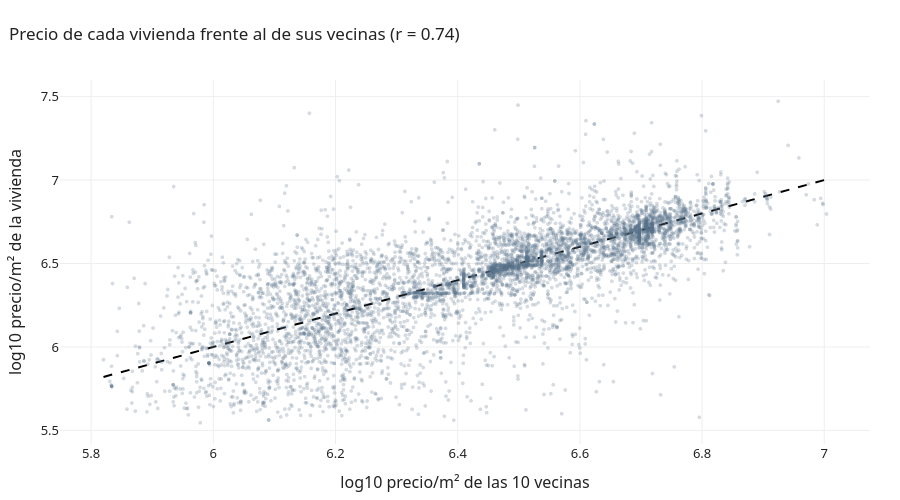

The cell this chart's notebook holds for it:
### Markdown cell above
## Dependencia espacial

### Code cell
muestra = geo.sample(n=min(6000, len(geo)), random_state=42)
nn = NearestNeighbors(n_neighbors=11, metric="haversine").fit(np.radians(muestra[["lat", "lon"]]))
_, idx = nn.kneighbors(np.radians(muestra[["lat", "lon"]]))
valores = np.log10(muestra.precio_m2_real.to_numpy())

def moran(v, vecinos_idx):
    z = v - v.mean()
    return (z * z[vecinos_idx].mean(axis=1)).sum() / (z ** 2).sum()

I = moran(valores, idx[:, 1:])
rng = np.random.default_rng(42)
azar = np.array([moran(rng.permutation(valores), idx[:, 1:]) for _ in range(999)])
p = (np.sum(azar >= I) + 1) / (len(azar) + 1)
print(f"I de Moran: {I:.3f}   (al barajar los precios, el máximo fue {azar.max():.3f})")
anotar("¿El precio por m² depende del de los vecinos?", "I de Moran (999 permutaciones)", I, p, "")

vecinos = valores[idx[:, 1:]].mean(axis=1)
fig = px.scatter(x=vecinos, y=valores, opacity=0.25, labels={"x": "log10 precio/m² de las 10 vecinas",
                                                             "y": "log10 precio/m² de la vivienda"})
fig.update_traces(marker=dict(size=4, color=PRINCIPAL), hoverinfo="skip", hovertemplate=None)
fig.add_scatter(x=[vecinos.min(), vecinos.max()], y=[vecinos.min(), vecinos.max()], mode="lines",
                line=dict(color="black", dash="dash"), showlegend=False)
mostrar(fig, f"Precio de cada vivienda frente al de sus vecinas (r = {np.corrcoef(valores, vecinos)[0, 1]:.2f})", alto=500)

### Figure 1 — Plotly figure (JSON) as saved in the notebook; plotly's stock layout.template omitted (floating-point values rounded to 4 significant figures; data arrays with more than 128 entries replaced by an {"elided": "..."} marker saying what was removed)
{"data": [{"hoverinfo": "skip", "legendgroup": "", "marker": {"color": "#577189", "opacity": 0.25, "size": 4, "symbol": "circle"}, "mode": "markers", "name": "", "showlegend": false, "type": "scattergl", "x": {"elided": "6000 float values"}, "xaxis": "x", "y": {"elided": "6000 float values"}, "yaxis": "y"}, {"line": {"color": "black", "dash": "dash"}, "mode": "lines", "showlegend": false, "type": "scatter", "x": [5.82, 7.004], "y": [5.82, 7.004]}], "layout": {"height": 500, "legend": {"tracegroupgap": 0}, "title": {"text": "Precio de cada vivienda frente al de sus vecinas (r = 0.74)"}, "xaxis": {"anchor": "y", "domain": [0.0, 1.0], "title": {"text": "log10 precio/m² de las 10 vecinas"}}, "yaxis": {"anchor": "x", "domain": [0.0, 1.0], "title": {"text": "log10 precio/m² de la vivienda"}}}}
